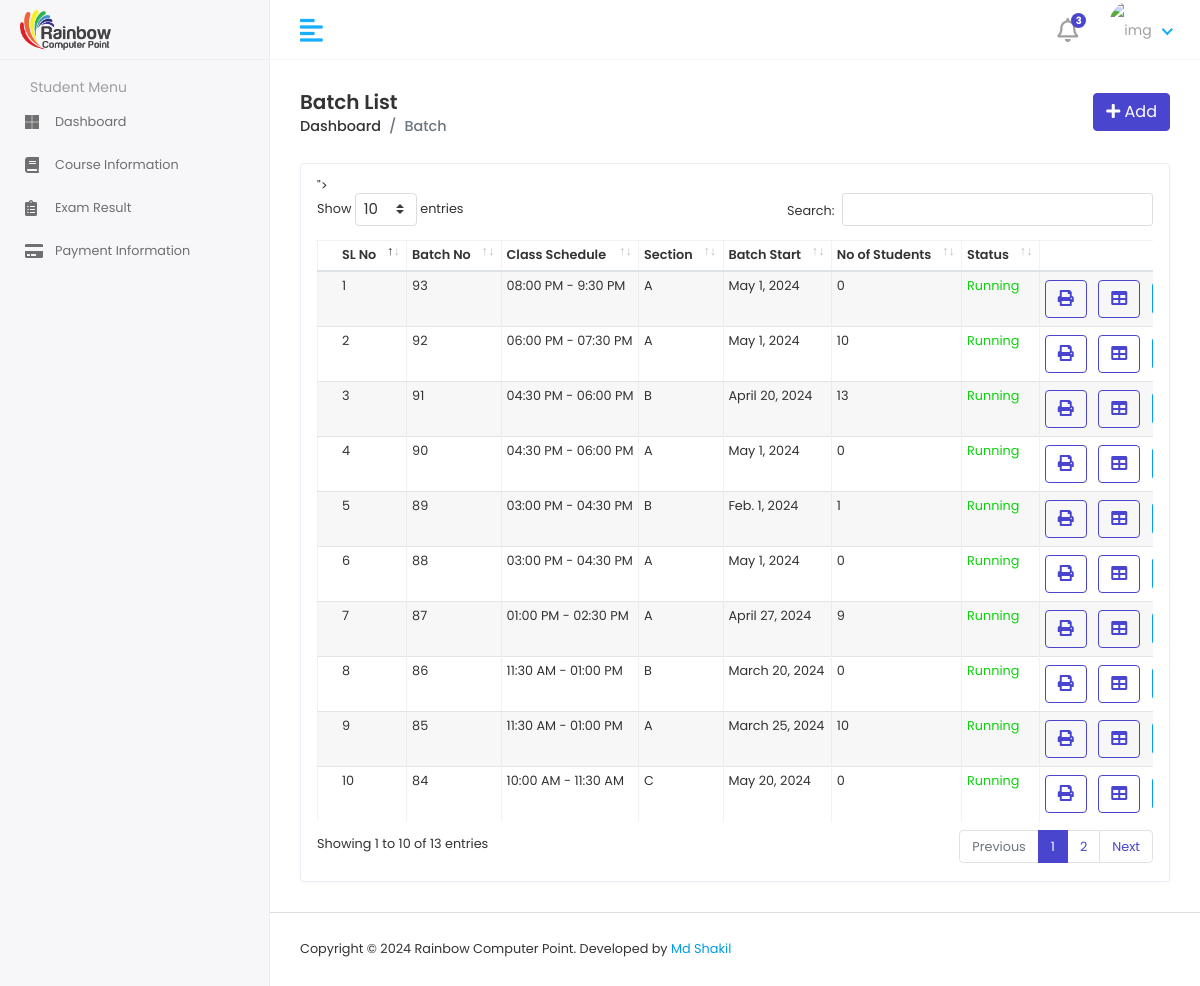
/batchList/ (signed in), run on the app's committed database.
### RainbowApp/models.py (models this page shows, shortened)
class BatchInfoModel(models.Model):
    BatchNo = models.CharField(max_length=100, null=True)
    SCHEDULE = [
        ('09:00 AM - 10:00 AM','09:00 AM - 10:00 AM'),
        ('10:00 AM - 11:30 AM','10:00 AM - 11:30 AM'),
        ('11:30 AM - 01:00 PM','11:30 AM - 01:00 PM'),
        ('01:00 PM - 02:30 PM','01:00 PM - 02:30 PM'),
        ('03:00 PM - 04:30 PM','03:00 PM - 04:30 PM'),
        ('04:30 PM - 06:00 PM','04:30 PM - 06:00 PM'),
        ('06:00 PM - 07:30 PM','06:00 PM - 07:30 PM'),
        ('08:00 PM - 09:30 PM','08:00 PM - 09:30 PM'),
    ]
    Batchschedule = models.CharField(choices=SCHEDULE,max_length=100, null=True)
    SECTION = [
        ('A','A'),
        ('B','B'),
        ('C','C'),
    ]
    Section = models.CharField(choices=SECTION,max_length=100, null=True)
    STATUS = [
        ('Running','Running'),
        ('Completed','Completed'),
    ]
    Status = models.CharField(choices=STATUS,max_length=100, null=True)
    BatchStart = models.DateField()

### RainbowProject/batchviews.py (the view)
# urls.py: path('batchList/',batchList, name='batchList'),
@login_required
def batchList(request):
    batchData = BatchInfoModel.objects.all().order_by('-BatchNo')
    batch_data_with_counts = []
    for batch in batchData:
        student_count = StudentInfoModel.objects.filter(BatchNo=batch).count()
        batch_data_with_counts.append((batch, student_count))
    context = {
        'batch_data_with_counts': batch_data_with_counts
    }
    return render(request, 'mybatch/batchlist.html', context)

### template/mybatch/batchlist.html (shortened to what this page needs)
{% extends 'adminmaster/adminmaster.html' %}
{% block admincontent %}
{% load static %}
<div class="content container-fluid">
    <div class="page-header">
       <div class="row align-items-center">
          <div class="col">
             <h3 class="page-title">Batch List</h3>
             <ul class="breadcrumb">
                <li class="breadcrumb-item"><a href="{% url 'adminDashboard' %}">Dashboard</a></li>
                <li class="breadcrumb-item active">Batch</li>
             </ul>
          </div>
          <div class="col-auto text-right float-right ml-auto">
             <a href="{% url 'addBatch' %}" class="btn btn-primary"><i class="fas fa-plus"></i> Add</a>
          </div>
       </div>
    </div>
    <div class="row">
       <div class="col-sm-12">
          <div class="card card-table">
             <div class="card-body">
                <div class="table-responsive">
                    {% include 'commons/message.html' %}
                    <table id="tabledata" class="table table-striped table-bordered" cellspacing="0" width="100%">">
                     <thead>
                         <tr>
                             <th>SL No</th>
                             <th>Batch No</th>
                             <th>Class Schedule</th>
                             <th>Section</th>
                             <th>Batch Start</th>
                             <th>No of Students</th>
                             <th>Status</th>
                             <th class="text-right">Action</th>
                         </tr>
                     </thead>
                     <tbody>
                         {% for batch, student_count in batch_data_with_counts %}
                         <tr>
                             <td>{{ forloop.counter }}</td>
                             <td>{{ batch.BatchNo }}</td>
                             <td>{{ batch.Batchschedule }}</td>
                             <td>{{ batch.Section }}</td>
                             <td>{{ batch.BatchStart }}</td>
                             <td>{{ student_count }}</td>
                             <td {% if batch.Status == 'Running' %} style="color:rgb(12, 210, 12);" {% else %} style="color:red" {% endif %}>
                                 {{ batch.Status }}
                             </td>
                             <td class="text-right">
                                 <div class="actions">
                                    <button onclick="printBatch('{{ batch.BatchNo }}')" class="btn btn-outline-primary mr-2">
                                        <i class="fas fa-print"></i>
                                    </button>
                                    <button onclick="printBatchAttendance('{{ batch.BatchNo }}')" class="btn btn-outline-primary mr-2">
                                        <i class="fas fa-table"></i>
                                    </button>
                                 </div>
                             </td>
                         </tr>
                         {% endfor %}
                     </tbody>
                 </table>
                </div>
             </div>
          </div>
       </div>
    </div>
 </div>
{% endblock admincontent %}

### static/assets/css/style.css (style rules this page uses)
html { height: 100%; }
body { background-color: #fff; color: #333; font-family: 'Poppins', sans-serif; font-size: 0.8rem; height: 100%; line-height: 1; overflow-x: hidden; }
h1, h2, h3, h4, h5, h6 { font-family: 'Poppins', sans-serif; margin-top: 0; }
a { color: #009ce7; }
input, button, a { transition: all 0.4s ease; -moz-transition: all 0.4s ease; -o-transition: all 0.4s ease; -ms-transition: all 0.4s ease; -webkit-transition: all 0.4s ease; }
input, input:focus, button, button:focus { outline: none; }
ul, ol { padding: 0px; list-style: none; }
.table { color: #333; max-width: 100%; margin-bottom: 0; width: 100%; }
.table-striped > tbody > tr:nth-of-type(2n+1) { background-color: #f8f9fa; }
.table.dataTable { border-collapse: collapse !important; border: 1px solid rgba(0, 0, 0, 0.05); }
.table thead tr th { font-weight: 600; }
.table tbody tr { border-bottom: 1px solid rgba(0, 0, 0, 0.05); }
.table-striped thead tr { border-color: transparent; }
.table-striped tbody tr { border-color: transparent; }
.table-striped tbody tr:nth-of-type(even) { background-color: rgba(255, 255, 255, 0.3); }
.table-striped tbody tr:nth-of-type(odd) { background-color: rgba(235, 235, 235, 0.4); }
.table-bordered { border: 1px solid rgba(0, 0, 0, 0.05) !important; }
.table-bordered th, .table-bordered td { border-color: rgba(0, 0, 0, 0.05); }
.card-table .card-body .table > thead > tr > th { border-top: 0; }
.card-table .card-body .table tr td:first-child, .card-table .card-body .table tr th:first-child { padding-left: 1.5rem; }
.card-table .card-body .table tr td:last-child, .card-table .card-body .table tr th:last-child { padding-right: 1.5rem; }
.card-table .table td, .card-table .table th { border-top: 1px solid #e2e5e8; padding: 0.5rem 0.3rem; white-space: nowrap; }
.btn-primary { background-color: #4a45cf; border: 1px solid #4a45cf; }
.btn-outline-primary { color: #4a45cf; border-color: #4a45cf; }
.card { border: 1px solid #ececf5; box-shadow: 0 1px 3px 0 rgba(0, 0, 0, 0.03); margin-bottom: 1.875rem; }
.card-body { padding: 1rem; }
.page-wrapper > .content { padding: 1.875rem 1.875rem 0; }
.page-header { margin-bottom: 1.875rem; }
.page-header .breadcrumb { background-color: transparent; color: #6c757d; font-size: 0.9rem; font-weight: 500; margin-bottom: 0; padding: 0; }
.page-header .breadcrumb a { color: #333; }
.page-title { font-size: 20px; font-weight: 600; color: #333; margin-bottom: 5px; }

### data on the page
BatchInfoModel: BatchNo "93", Batchschedule "08:00 PM - 9:30 PM", Section "A", BatchStart "May 1, 2024", student_count "0", Status "Running"
BatchInfoModel: BatchNo "92", Batchschedule "06:00 PM - 07:30 PM", Section "A", BatchStart "May 1, 2024", student_count "10", Status "Running"
BatchInfoModel: BatchNo "91", Batchschedule "04:30 PM - 06:00 PM", Section "B", BatchStart "April 20, 2024", student_count "13", Status "Running"
BatchInfoModel: BatchNo "90", Batchschedule "04:30 PM - 06:00 PM", Section "A", BatchStart "May 1, 2024", student_count "0", Status "Running"
BatchInfoModel: BatchNo "89", Batchschedule "03:00 PM - 04:30 PM", Section "B", BatchStart "Feb. 1, 2024", id "1", Status "Running"
BatchInfoModel: BatchNo "88", Batchschedule "03:00 PM - 04:30 PM", Section "A", BatchStart "May 1, 2024", student_count "0", Status "Running"
BatchInfoModel: BatchNo "87", Batchschedule "01:00 PM - 02:30 PM", Section "A", BatchStart "April 27, 2024", id "9", Status "Running"
BatchInfoModel: BatchNo "86", Batchschedule "11:30 AM - 01:00 PM", Section "B", BatchStart "March 20, 2024", student_count "0", Status "Running"
BatchInfoModel: BatchNo "85", Batchschedule "11:30 AM - 01:00 PM", Section "A", BatchStart "March 25, 2024", student_count "10", Status "Running"
BatchInfoModel: BatchNo "84", Batchschedule "10:00 AM - 11:30 AM", Section "C", BatchStart "May 20, 2024", student_count "0", Status "Running"
